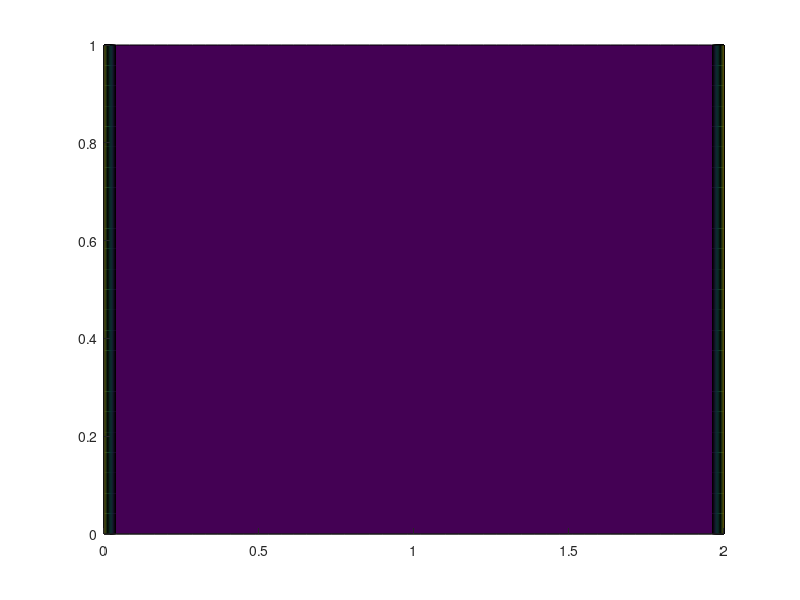

This figure's MATLAB source: (Note: this script raises an error after producing the figure.)
clc;
% Define parameters
Lx = 2; Ly = 1; % Define length only in x and y dimensions
Nx = 50; Ny = 25; % Adjust grid size for the rectangular rod
dx = Lx / (Nx - 1); dy = Ly / (Ny - 1); % Adjust grid spacing
dt = 0.01; T_final = 5;
alpha = 0.02; % diffusivity constant

% Initialize temperature field
T = zeros(Nx, Ny);

% Set boundary conditions
T(1, :) = 100; % Left boundary condition
T(end, :) = 100; % Right boundary condition

% Initialize storage for temperature at each time step
num_steps = ceil(T_final / dt);
T_history = zeros(Nx, Ny, num_steps);

% Time-stepping loop
t = 0;
step = 1;
while t < T_final
    % Store temperature at current time step
    T_history(:,:,step) = T;
    
    % Compute temperature at the next time step using finite differences
    T_new = T;
    for i = 2:Nx-1
        for j = 2:Ny-1
            T_new(i,j) = T(i,j) + alpha*dt*(...
                (T(i+1,j) - 2*T(i,j) + T(i-1,j))/dx^2 + ...
                (T(i,j+1) - 2*T(i,j) + T(i,j-1))/dy^2);
        end
    end
    T = T_new;
    
    % Update time and step
    t = t + dt;
    step = step + 1;
end

% Visualize the temporal evolution of the temperature field
[X, Y] = meshgrid(linspace(0, Lx, Nx), linspace(0, Ly, Ny));
figure;
for i = 1:num_steps
    % Plot the temperature distribution
    contourf(X, Y, T_history(:,:,i)', 'EdgeColor', 'none'); % Transpose T_history to match X and Y
    
    % Set aspect ratio to make it look more like a rod
    axis equal; % Set equal aspect ratio
    
    % Set limits of the axes to focus on the rod
    xlim([0, Lx]);
    ylim([0, Ly]);
    
    % Label axes and add colorbar
    xlabel('x');
    ylabel('y');
    colorbar;
    
    % Title with current time
    title(['Temperature Distribution at Time = ', num2str((i-1)*dt), 'seconds']);
    
    drawnow;
    pause(0.1); % Adjust the pause time as needed
end

% Extract temperature data for the last time step
T_surface = squeeze(T_history(:, :, end));

% Creating a mesh for the surface plot
[X_surf, Y_surf] = meshgrid(linspace(0, Lx, size(T_surface, 2)), linspace(0, Ly, size(T_surface, 1)));

% Creating the surface plot with colors representing temperature
figure;
surf(X_surf, Y_surf, T_surface, 'EdgeColor', 'none');
colorbar;

% Setting labels and title
xlabel('x');
ylabel('y');
zlabel('Temperature');
title('Temperature Distribution at the End of Simulation');
